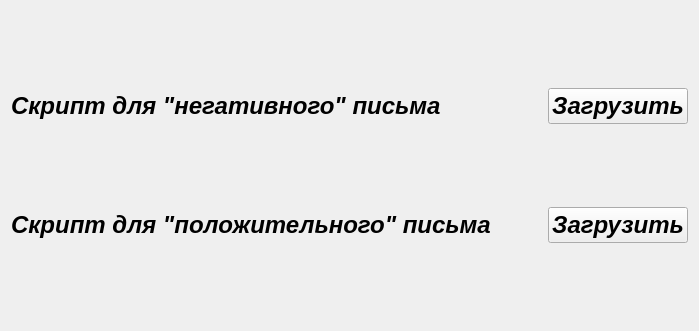
<?xml version="1.0" encoding="UTF-8"?>
<ui version="4.0">
 <class>SettingsWin</class>
 <widget class="QWidget" name="SettingsWin">
  <property name="geometry">
   <rect>
    <x>0</x>
    <y>0</y>
    <width>699</width>
    <height>331</height>
   </rect>
  </property>
  <property name="font">
   <font>
    <family>Segoe UI</family>
    <pointsize>18</pointsize>
    <weight>75</weight>
    <italic>true</italic>
    <bold>true</bold>
   </font>
  </property>
  <property name="windowTitle">
   <string>Settings</string>
  </property>
  <layout class="QGridLayout" name="gridLayout">
   <item row="0" column="1">
    <spacer name="verticalSpacer_3">
     <property name="orientation">
      <enum>Qt::Vertical</enum>
     </property>
     <property name="sizeHint" stdset="0">
      <size>
       <width>20</width>
       <height>65</height>
      </size>
     </property>
    </spacer>
   </item>
   <item row="1" column="0" colspan="2">
    <layout class="QHBoxLayout" name="horizontalLayout">
     <item>
      <widget class="QLabel" name="label">
       <property name="text">
        <string>Скрипт для &quot;негативного&quot; письма</string>
       </property>
      </widget>
     </item>
     <item>
      <spacer name="horizontalSpacer">
       <property name="orientation">
        <enum>Qt::Horizontal</enum>
       </property>
       <property name="sizeHint" stdset="0">
        <size>
         <width>40</width>
         <height>20</height>
        </size>
       </property>
      </spacer>
     </item>
     <item>
      <widget class="QPushButton" name="buttonLoadBad">
       <property name="text">
        <string>Загрузить</string>
       </property>
      </widget>
     </item>
    </layout>
   </item>
   <item row="2" column="0">
    <spacer name="verticalSpacer">
     <property name="orientation">
      <enum>Qt::Vertical</enum>
     </property>
     <property name="sizeHint" stdset="0">
      <size>
       <width>20</width>
       <height>66</height>
      </size>
     </property>
    </spacer>
   </item>
   <item row="3" column="0" colspan="2">
    <layout class="QHBoxLayout" name="horizontalLayout_2">
     <item>
      <widget class="QLabel" name="label_2">
       <property name="text">
        <string>Скрипт для &quot;положительного&quot; письма</string>
       </property>
      </widget>
     </item>
     <item>
      <spacer name="horizontalSpacer_2">
       <property name="orientation">
        <enum>Qt::Horizontal</enum>
       </property>
       <property name="sizeHint" stdset="0">
        <size>
         <width>40</width>
         <height>20</height>
        </size>
       </property>
      </spacer>
     </item>
     <item>
      <widget class="QPushButton" name="buttonLoadGood">
       <property name="text">
        <string>Загрузить</string>
       </property>
      </widget>
     </item>
    </layout>
   </item>
   <item row="4" column="1">
    <spacer name="verticalSpacer_2">
     <property name="orientation">
      <enum>Qt::Vertical</enum>
     </property>
     <property name="sizeHint" stdset="0">
      <size>
       <width>20</width>
       <height>65</height>
      </size>
     </property>
    </spacer>
   </item>
  </layout>
 </widget>
 <resources/>
 <connections/>
</ui>
